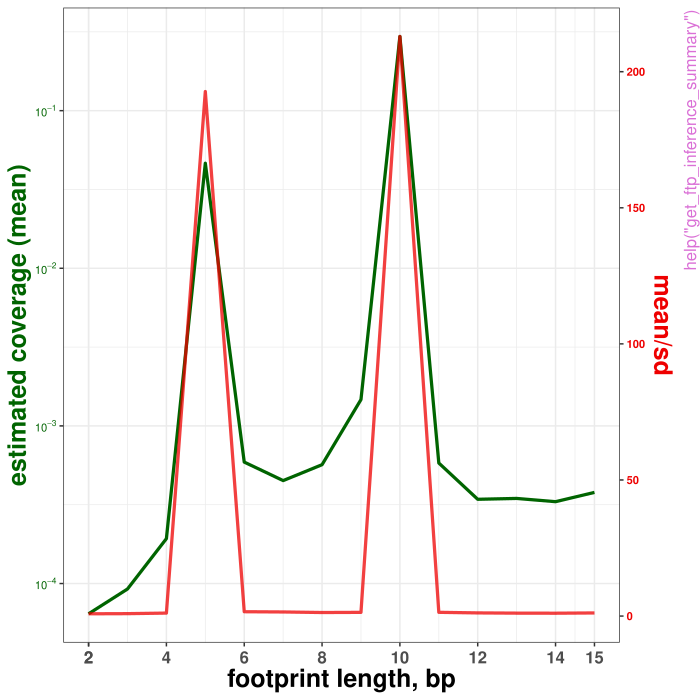

Recreate this plot in R.
pkgname <- "nomeR"
source(file.path(R.home("share"), "R", "examples-header.R"))
options(warn = 1)
library('nomeR')

base::assign(".oldSearch", base::search(), pos = 'CheckExEnv')
base::assign(".old_wd", base::getwd(), pos = 'CheckExEnv')
cleanEx()
nameEx("generate_insilico_SMF_data")
### * generate_insilico_SMF_data

flush(stderr()); flush(stdout())

### Name: generate_insilico_SMF_data
### Title: Generate an in-silico single-molecule footprinting dataset
### Aliases: generate_insilico_SMF_data

### ** Examples

## length of a chromosome
chr_len <- 1000

ftp_cover_c2 <- c(0.05, 0.5)
ftp_len_c2 <- c(50, 150)
case2_pos_mat <- rbind(matrix(c(rep(0, 515), 1, rep(0, 484)),
                              nrow = 1,
                              ncol = chr_len),
                       matrix(1 / chr_len,
                              nrow = 1,
                              ncol = chr_len))

## sequencing depths
max_nreads <- 30
## footprint model
case2_ftp_models <- list(
"ftp50" = list("PROTECT_PROB" = rep(1,ftp_len_c2[1]),
               "COVER_PRIOR" = ftp_cover_c2[1],
               "NAME" = "ftp50"),
"ftp150" = list("PROTECT_PROB" = rep(1,ftp_len_c2[2]),
                "COVER_PRIOR" = ftp_cover_c2[2],
                "NAME" = "ftp150"))

smf_data <-
  generate_insilico_SMF_data(region_len = chr_len,
                             n_reads = max_nreads,
                             footprint_models = case2_ftp_models,
                             ftp_emission_posprob = case2_pos_mat,
                             bgprotectprob = 0,
                             infposdens = 1
                             )




cleanEx()
nameEx("get_ftp_inference_summary")
### * get_ftp_inference_summary

flush(stderr()); flush(stdout())

### Name: get_ftp_inference_summary
### Title: Extract and/or plot estimates from footprint inference and
###   optionally suggest footprints
### Aliases: get_ftp_inference_summary

### ** Examples


## Simple data with two footprints of lengths 5 and 10 bp.
## The table below is a count table of observed occurrences of
## 00, 01, 10, and 11 at spacings from 1 to 15.

ftp_5_10_data <- data.frame("S" = 1:15,
                            "N00" = c(1626964, 1508381,
                                      1420066, 1336897,
                                      1258679, 1185045,
                                      1136784, 1090029,
                                      1045066, 1001670,
                                      959927, 983020,
                                      1000410, 1012326,
                                      1019633),
                            "N01" = c(0, 113856,
                                      197657, 276539,
                                      350664, 420399,
                                      464873, 507988,
                                      549466, 589487,
                                      627997, 601629,
                                      580965, 565776,
                                      555217),
                            "N10" = c(0, 113921,
                                      197854, 276862,
                                      351147, 421042,
                                      465716, 509005,
                                      550645, 590837,
                                      629533, 603328,
                                      582814, 567737,
                                      557220),
                            "N11" = c(873036, 758842,
                                      674423, 594702,
                                      519510, 448514,
                                      402627, 357978,
                                      314823, 273006,
                                      232543, 257023,
                                      275811, 289161,
                                      297930))

## variational inference for footprints in the data
inf <- infer_footprints_vb(cooc_ctable = ftp_5_10_data,
                           ftp_lengths = 2:15)

## get estimates and plot footprint spectrum
inference_summary_list <- get_ftp_inference_summary(inf, plot = TRUE)




cleanEx()
nameEx("infer_footprints_optim")
### * infer_footprints_optim

flush(stderr()); flush(stdout())

### Name: infer_footprints_optim
### Title: Find point estimates for footprint abundance using Stan
###   optimization
### Aliases: infer_footprints_optim

### ** Examples


## Simple data with two footprints of lengths 5 and 10 bps.
## The table below is a count table of observed occurrences of
## 00, 01, 10, and 11 at spacings from 1 until 15.

ftp_5_10_data <- data.frame("S" = 1:15,
                            "N00" = c(1626964, 1508381,
                                      1420066, 1336897,
                                      1258679, 1185045,
                                      1136784, 1090029,
                                      1045066, 1001670,
                                      959927, 983020,
                                      1000410, 1012326,
                                      1019633),
                            "N01" = c(0, 113856,
                                      197657, 276539,
                                      350664, 420399,
                                      464873, 507988,
                                      549466, 589487,
                                      627997, 601629,
                                      580965, 565776,
                                      555217),
                            "N10" = c(0, 113921,
                                      197854, 276862,
                                      351147, 421042,
                                      465716, 509005,
                                      550645, 590837,
                                      629533, 603328,
                                      582814, 567737,
                                      557220),
                            "N11" = c(873036, 758842,
                                      674423, 594702,
                                      519510, 448514,
                                      402627, 357978,
                                      314823, 273006,
                                      232543, 257023,
                                      275811, 289161,
                                      297930))


## finding MAP estimate
inf_output <- infer_footprints_optim(cooc_ctable = ftp_5_10_data,
                                     ftp_lengths = 2:15)

## plot footprint spectrum
get_ftp_inference_summary(inf_output, plot = TRUE)




cleanEx()
nameEx("infer_footprints_sampling")
### * infer_footprints_sampling

flush(stderr()); flush(stdout())

### Name: infer_footprints_sampling
### Title: Footprint spectral analysis using the No-U-Turn Sampler (NUTS)
###   implemented in Stan
### Aliases: infer_footprints_sampling

### ** Examples


## Simple data with two footprints of lengths 5 and 10 bps.
## The table below is a count table of observed occurrences of
## 00, 01, 10, and 11 at spacings from 1 until 15.

ftp_5_10_data <- data.frame("S" = 1:15,
                            "N00" = c(1626964, 1508381,
                                      1420066, 1336897,
                                      1258679, 1185045,
                                      1136784, 1090029,
                                      1045066, 1001670,
                                      959927, 983020,
                                      1000410, 1012326,
                                      1019633),
                            "N01" = c(0, 113856,
                                      197657, 276539,
                                      350664, 420399,
                                      464873, 507988,
                                      549466, 589487,
                                      627997, 601629,
                                      580965, 565776,
                                      555217),
                            "N10" = c(0, 113921,
                                      197854, 276862,
                                      351147, 421042,
                                      465716, 509005,
                                      550645, 590837,
                                      629533, 603328,
                                      582814, 567737,
                                      557220),
                            "N11" = c(873036, 758842,
                                      674423, 594702,
                                      519510, 448514,
                                      402627, 357978,
                                      314823, 273006,
                                      232543, 257023,
                                      275811, 289161,
                                      297930))


## HMC inference for footprints in the data
inf_output <- infer_footprints_sampling(cooc_ctable = ftp_5_10_data,
                                        ftp_lengths = 2:15, ncpu = 2)

## plot footprint spectrum
get_ftp_inference_summary(inf_output, plot = TRUE)




cleanEx()
nameEx("infer_footprints_vb")
### * infer_footprints_vb

flush(stderr()); flush(stdout())

### Name: infer_footprints_vb
### Title: Footprint spectral analysis by Variational Bayes inference using
###   Stan Automatic Differentiation Variational Inference (ADVI)
### Aliases: infer_footprints_vb

### ** Examples


## Simple data with two footprints of lengths 5 and 10 bps.
## The table below is a count table of observed occurrences of
## 00, 01, 10, and 11 at spacings from 1 until 15.

ftp_5_10_data <- data.frame("S" = 1:15,
                            "N00" = c(1626964, 1508381,
                                      1420066, 1336897,
                                      1258679, 1185045,
                                      1136784, 1090029,
                                      1045066, 1001670,
                                      959927, 983020,
                                      1000410, 1012326,
                                      1019633),
                            "N01" = c(0, 113856,
                                      197657, 276539,
                                      350664, 420399,
                                      464873, 507988,
                                      549466, 589487,
                                      627997, 601629,
                                      580965, 565776,
                                      555217),
                            "N10" = c(0, 113921,
                                      197854, 276862,
                                      351147, 421042,
                                      465716, 509005,
                                      550645, 590837,
                                      629533, 603328,
                                      582814, 567737,
                                      557220),
                            "N11" = c(873036, 758842,
                                      674423, 594702,
                                      519510, 448514,
                                      402627, 357978,
                                      314823, 273006,
                                      232543, 257023,
                                      275811, 289161,
                                      297930))


## VB inference for footprints in the data
inf_output <- infer_footprints_vb(cooc_ctable = ftp_5_10_data,
                                  ftp_lengths = 2:15)

## plot footprint spectrum
get_ftp_inference_summary(inf_output, plot = TRUE)




cleanEx()
nameEx("predict_footprints")
### * predict_footprints

flush(stderr()); flush(stdout())

### Name: predict_footprints
### Title: Calculate posterior probabilities and predict footprints in
###   single-molecule footprinting (SMF) data
### Aliases: predict_footprints

### ** Examples

set.seed(3346)
nc <- 50
nr <- 50
rmatr <- matrix(data = as.integer(rnorm(nc * nr) >= 0.5),
                ncol = nc,nrow=nr)

## create dummy footprints
bg.pr <- 0.5
ft.pr <- 1-bg.pr
ft.len <- 15

## creating a list of binding models for nomeR
ftp.models <- list(list("PROTECT_PROB" = rep(0.99,ft.len),
                        "COVER_PRIOR" = ft.pr,
                        "NAME" = "FOOTPRINT"))

nomeR.out <- predict_footprints(data=rmatr,
                                footprint_models = ftp.models,
                                bgprotectprob = 0.05,
                                bgcoverprior = bg.pr)




### * <FOOTER>
###
cleanEx()
options(digits = 7L)
base::cat("Time elapsed: ", proc.time() - base::get("ptime", pos = 'CheckExEnv'),"\n")
grDevices::dev.off()
###
### Local variables: ***
### mode: outline-minor ***
### outline-regexp: "\\(> \\)?### [*]+" ***
### End: ***
quit('no')
